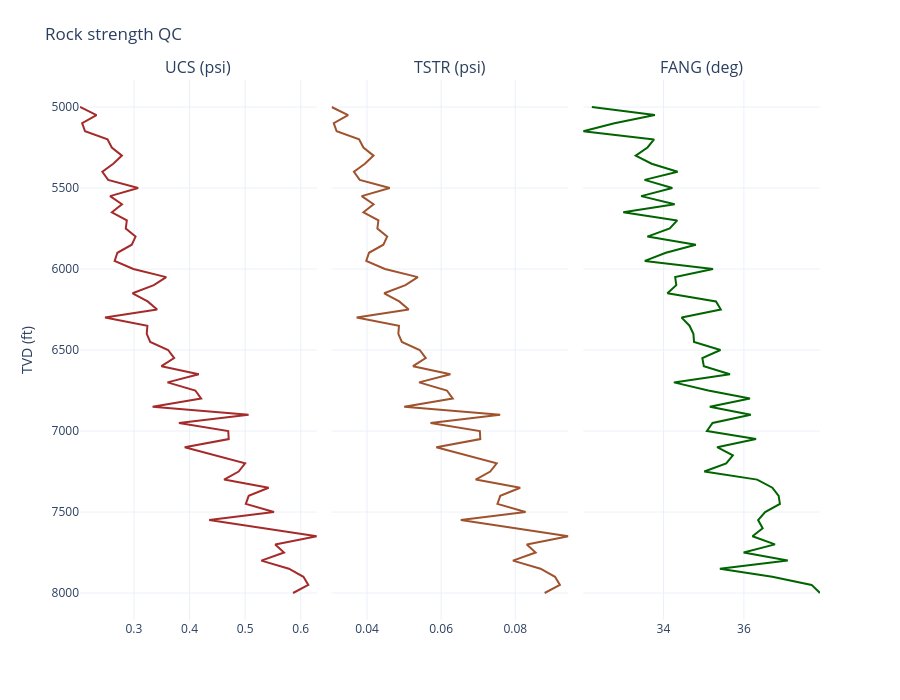

Notebook code for this chart:
### Code cell
# QC — rock strength (UCS & tensile strength in psi, friction angle in deg)
fig = make_subplots(rows=1, cols=3, shared_yaxes=True, horizontal_spacing=0.02,
                    subplot_titles=("UCS (psi)", "TSTR (psi)", "FANG (deg)"))
depth_track(fig, 1, df["UCS"], "brown", "UCS", showlegend=False)
depth_track(fig, 2, df["TSTR"], "sienna", "TSTR", showlegend=False)
depth_track(fig, 3, df["FANG"], "darkgreen", "FANG", showlegend=False)
fig.update_yaxes(autorange="reversed", title_text="TVD (ft)", row=1, col=1)
fig.update_layout(height=700, width=900, template="plotly_white",
                  title="Rock strength QC", margin=dict(t=80))
fig.show()
